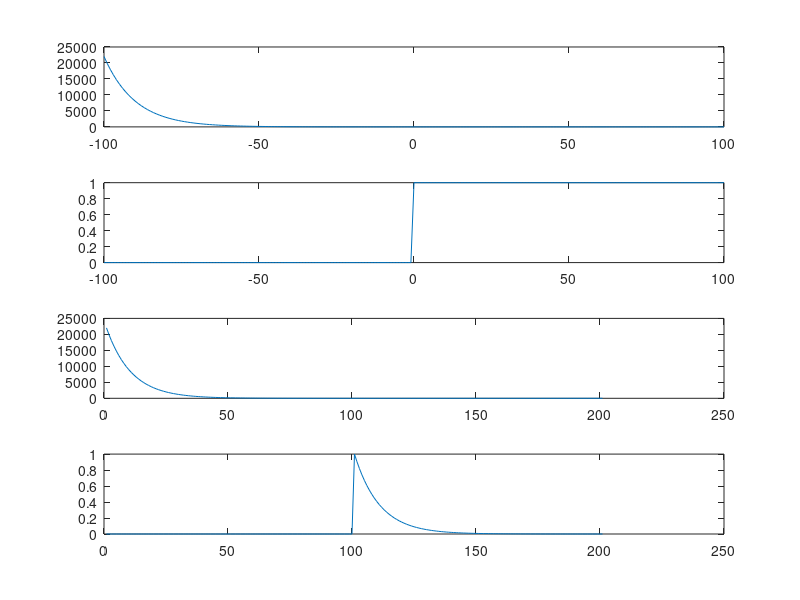

The MATLAB script that drew this image:
clc;
clear all;
t=-100:1:100;
k=0
x1=exp(-0.1*t);
subplot(4,1,1);
plot(t,x1);

for t=-100:1:100
    k=k+1;
    if t>=0
        x2(1,k)=1;
    else
        x2(1,k)=0;
    end
end

subplot(4,1,2);
plot(-100:1:100,x2);

z=x1+x2;
subplot(4,1,3)
plot(z)

y=x1.*x2
subplot(4,1,4)
plot(y)